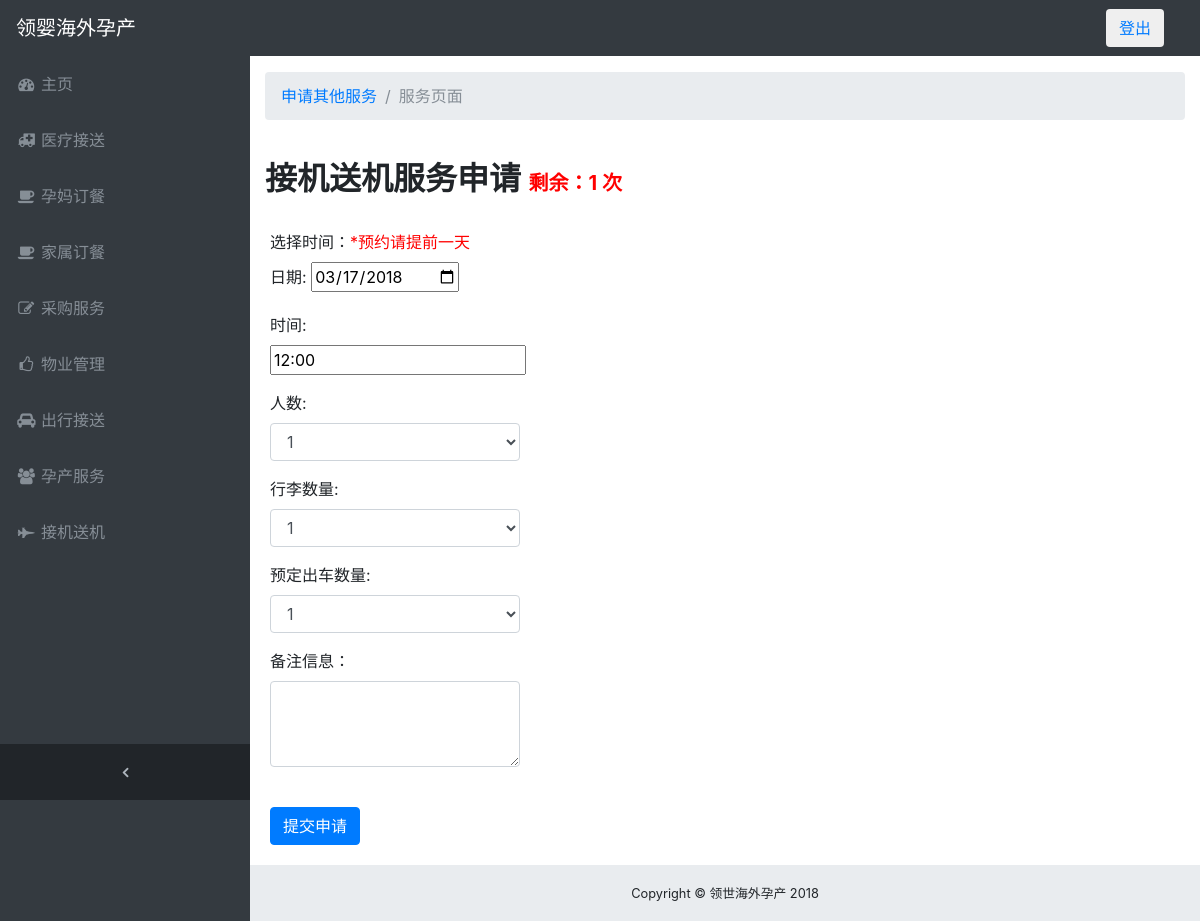
Page /flight_service.php (signed in) on the earlier database version.
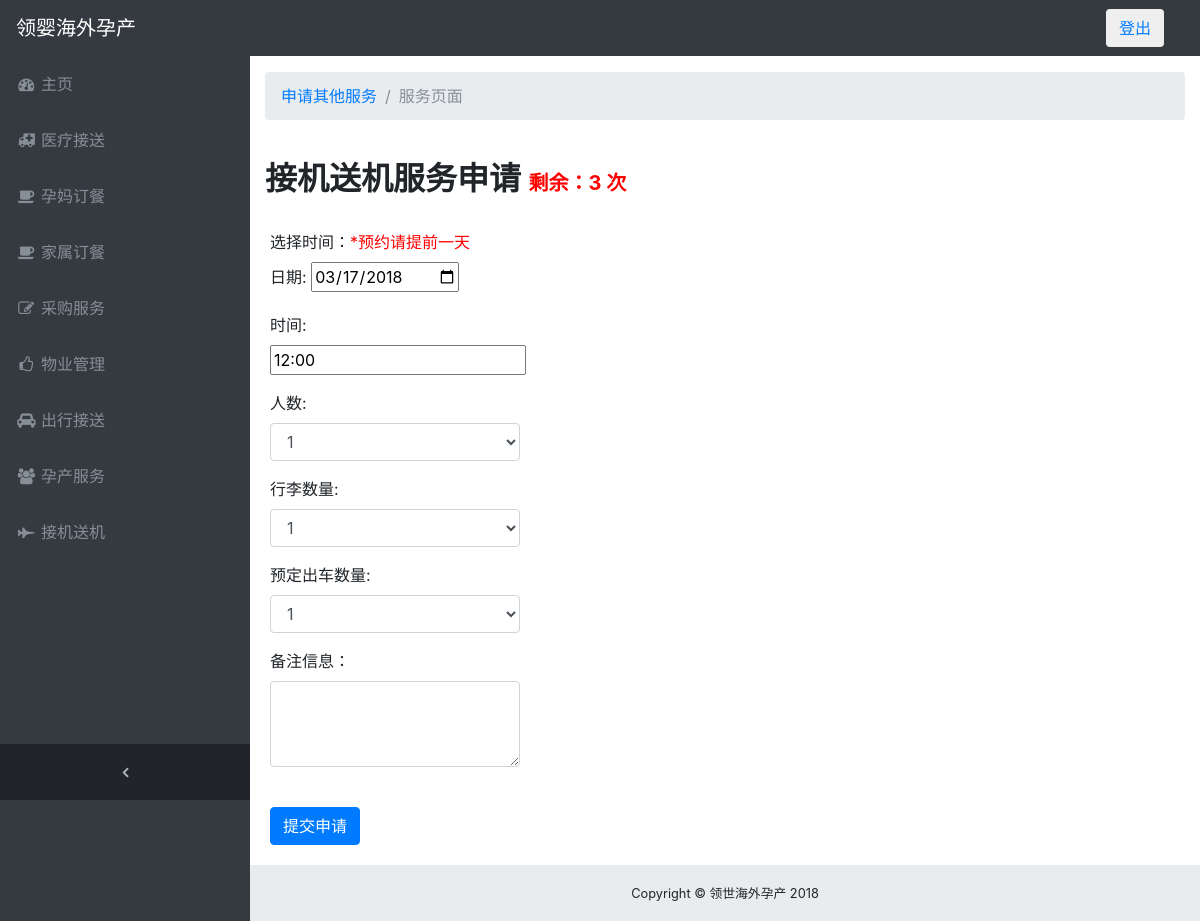
Same page on the later database version.
### tables this page shows
CREATE TABLE `users` (
  `uid` int(5) NOT NULL,
  `username` varchar(10) NOT NULL,
  `phone` bigint(50) NOT NULL,
  `email` varchar(50) NOT NULL,
  `password` varchar(100) NOT NULL,
  `weChat` varchar(50) NOT NULL,
  `timeDeliver` varchar(50) NOT NULL,
  `create_time` date NOT NULL,
  `role` varchar(10) DEFAULT NULL,
  `salt` varchar(6) NOT NULL,
  `address` varchar(100) DEFAULT NULL,
  `flight` int(5) DEFAULT '1',
  `flightTotal` int(10) DEFAULT '0',
  `special_medical` int(5) DEFAULT '0',
  `special_medicalTotal` int(10) DEFAULT '0',
  `pickup` int(5) DEFAULT NULL,
  `pickupTotal` int(20) DEFAULT NULL,
  `medicals` int(5) DEFAULT NULL,
  `medicalsTotal` int(20) DEFAULT NULL,
  `isActive` int(2) DEFAULT NULL
);

### model/check.flight.php (the view, shortened to what this page needs)
<?php if(!defined('In_System')) exit("Access Denied");
class Check_Flight{
    public function remainNum(){
        global $mysqli;
        $user_id =  $_COOKIE['uid'];
        $check_query="SELECT * FROM users WHERE salt = '$user_id'";
        $result = $mysqli->query($check_query);
        if ($result->num_rows > 0){
            $check_retrieve = $result->fetch_assoc();
            echo "<span style=\"font-size:20px;color:red;\">剩余：". $check_retrieve['flight'] . " 次</span>";
		}else{
            return null;
		}
    }
}
?>

### component/header.php (shortened to what this page needs)
<!DOCTYPE html>
<html lang="en">
<head>
    <link href="/vendor/bootstrap/css/bootstrap.min.css" rel="stylesheet">
    <link href="/vendor/font-awesome/css/font-awesome.min.css" rel="stylesheet" type="text/css">
    <link href="/vendor/datatables/dataTables.bootstrap4.css" rel="stylesheet">
    <link href="/css/sb-admin.css" rel="stylesheet">
    <link href="/css/custom.css" rel="stylesheet">
    <link href="/css/bootstrap-datetimepicker.min.css" rel="stylesheet">
</head>

### flight_service.php (shortened to what this page needs)
<?php DEFINE('Template_Call', TRUE);
    include_once "./component/header.php";
    include_once "./model/common.php";
    include_once "./model/check.flight.php";
?>
<head>
    <link type="text/css" rel="stylesheet" href="http://ajax.googleapis.com/ajax/libs/jqueryui/1.8.18/themes/ui-lightness/jquery-ui.css" />
    <link type="text/css" rel="stylesheet" href="css/wickedpicker.min.css" />
</head>
<body class="fixed-nav sticky-footer bg-dark" id="page-top">
    <?php include_once "./component/sideNav.php"; ?>
    <div class="content-wrapper">
        <div class="container">
        <ol class="breadcrumb">
            <li class="breadcrumb-item">
            <a href="panel.php">申请其他服务</a>
            </li>
            <li class="breadcrumb-item active">服务页面</li>
        </ol>
        <br/>
        <h2><b>接机送机服务申请
        <?php
            include_once "./model/common.php";
            include_once "./model/check.flight.php";
            $checked_flight = new Check_Flight;
            $checked_flight -> remainNum();
        ?>
        </b></h2>
        <br/>
        <div class="row" style="padding-left:20px;padding-right:20px;">
            <form action="./service_function.php" method="post">
                <fieldset>
                    <div class="form-group" style="width:250px;">
                        <label>选择时间：<span style="color:red;">*预约请提前一天</span></label>
                        <div class="col-xs-5 date">
                            <div class="form-group" >
                                <label>日期: </label>
                                <input type="date" name="time">
                            </div>
                        </div>
                        <div class="col-xs-5 date">
                            <div class="form-group" >
                                <label>时间: </label>
                                <input type="text" name="timepicker" class="timepicker"/>
                            </div>
                        </div>
                    </div>
                    <div class="form-group"  style="width:250px;">
                        <label>人数: </label>
                        <select class="form-control" name="num_ppl">
                            <option value=1>1</option>
                        </select>
                    </div>
                    <div class="form-group"  style="width:250px;">
                        <label>行李数量: </label>
                        <select class="form-control" name="packages">
                            <option value=1>1</option>
                        </select>
                    </div>
                    <div class="form-group"  style="width:250px;">
                        <label>预定出车数量: </label>
                        <select class="form-control" name="numCars">
                            <option value=1>1</option>
                        </select>
                    </div>
                    <div class="form-group">
                        <label for="exampleTextarea">备注信息：</label>
                        <textarea class="form-control" name="additionalNote" rows="3"></textarea>
                    </div>
                    <br/>
                    <button type="submit" class="btn btn-primary" style="margin-bottom:20px;" name="flight_service" >提交申请</button>
                    <br/>
                </fieldset>
            </form>
            <br/>
        </div>
        </div>
        <footer class="sticky-footer">
        <div class="container">
            <div class="text-center">
            <small>Copyright © 领世海外孕产 2018</small>
            </div>
        </div>
        </footer>
    </div>
</body>
</html>

### component/sideNav.php (shortened to what this page needs)
<nav class="navbar navbar-expand-lg navbar-dark bg-dark fixed-top" id="mainNav">
    <a class="navbar-brand" href="./">领婴海外孕产</a>
    <div class="collapse navbar-collapse" id="navbarResponsive">
      <ul class="navbar-nav navbar-sidenav" id="exampleAccordion">
        <li class="nav-item" data-toggle="tooltip" data-placement="right" title="Dashboard">
          <a class="nav-link" href="./">
            <i class="fa fa-fw fa-dashboard"></i>
            <span class="nav-link-text">主页</span>
          </a>
        </li>
        <li class="nav-item" data-toggle="tooltip" data-placement="right" title="Dashboard">
          <a class="nav-link" href="medical_service.php">
            <i class="fa fa-fw fa-ambulance"></i>
            <span class="nav-link-text">医疗接送</span>
          </a>
        </li>
        <li class="nav-item" data-toggle="tooltip" data-placement="right" title="Dashboard">
          <a class="nav-link" href="food_service.php">
            <i class="fa fa-fw fa-coffee"></i>
            <span class="nav-link-text">孕妈订餐</span>
          </a>
        </li>
        <li class="nav-item" data-toggle="tooltip" data-placement="right" title="Dashboard">
          <a class="nav-link" href="foodcpy_service.php">
            <i class="fa fa-fw fa-coffee"></i>
            <span class="nav-link-text">家属订餐</span>
          </a>
        </li>
        <li class="nav-item" data-toggle="tooltip" data-placement="right" title="Dashboard">
          <a class="nav-link" href="purchase_service.php">
            <i class="fa fa-fw fa-edit"></i>
            <span class="nav-link-text">采购服务</span>
          </a>
        </li>
        <li class="nav-item" data-toggle="tooltip" data-placement="right" title="Dashboard">
          <a class="nav-link" href="repair_service.php">
            <i class="fa fa-fw fa-thumbs-o-up"></i>
            <span class="nav-link-text">物业管理</span>
          </a>
        </li>
        <li class="nav-item" data-toggle="tooltip" data-placement="right" title="Dashboard">
          <a class="nav-link" href="pickup_service.php">
            <i class="fa fa-fw fa-automobile"></i>
            <span class="nav-link-text">出行接送</span>
          </a>
        </li>
        <li class="nav-item" data-toggle="tooltip" data-placement="right" title="Dashboard">
          <a class="nav-link" href="housekeeping_service.php">
            <i class="fa fa-fw fa-group"></i>
            <span class="nav-link-text">孕产服务</span>
          </a>
        </li>
        <li class="nav-item" data-toggle="tooltip" data-placement="right" title="Dashboard">
          <a class="nav-link" href="flight_service.php">
            <i class="fa fa-fw fa-fighter-jet"></i>
            <span class="nav-link-text">接机送机</span>
          </a>
        </li>
      </ul>
      <ul class="navbar-nav sidenav-toggler">
        <li class="nav-item">
          <a class="nav-link text-center" id="sidenavToggler">
            <i class="fa fa-fw fa-angle-left"></i>
          </a>
        </li>
      </ul>
      <ul class="navbar-nav ml-auto">
        <li class="nav-item">
        <form action="./form_function.php" method="post">
            <button class="btn" style="color:#007bff;cursor: pointer; margin-right:20px;" type="submit" name="logout">登出</button>
        </form>
        </li>
      </ul>
    </div>
</nav>

### css/sb-admin.css (style rules this page uses)
html { position: relative; min-height: 100%; }
body { overflow-x: hidden; }
body.sticky-footer { margin-bottom: 56px; }
body.sticky-footer .content-wrapper { min-height: calc(100vh - 56px - 56px); }
body.fixed-nav { padding-top: 56px; }
.content-wrapper { min-height: calc(100vh - 56px); padding-top: 1rem; }
#mainNav .navbar-collapse { overflow: auto; max-height: 75vh; }
#mainNav .navbar-collapse .navbar-nav .nav-item .nav-link { cursor: pointer; }
#mainNav .navbar-collapse .sidenav-toggler { display: none; }
@media (min-width: 992px) { #mainNav .navbar-brand { width: 250px; } }
@media (min-width: 992px) { #mainNav .navbar-collapse { overflow: visible; max-height: none; } }
@media (min-width: 992px) { #mainNav .navbar-collapse .navbar-sidenav { position: absolute; top: 0; left: 0; overflow-x: hidden; overflow-y: auto; -webkit-flex-direction: column; -ms-flex-direction: column; flex-direction: column; margin-top: 56px; } }
@media (min-width: 992px) { #mainNav .navbar-collapse .navbar-sidenav > .nav-item { width: 250px; padding: 0; } }
@media (min-width: 992px) { #mainNav .navbar-collapse .navbar-sidenav > .nav-item > .nav-link { padding: 1em; } }
#mainNav.fixed-top .sidenav-toggler { display: none; }
@media (min-width: 992px) { #mainNav.fixed-top .navbar-sidenav { height: calc(100vh - 112px); } }
@media (min-width: 992px) { #mainNav.fixed-top .sidenav-toggler { position: absolute; top: 0; left: 0; display: flex; overflow-x: hidden; overflow-y: auto; -webkit-flex-direction: column; -ms-flex-direction: column; flex-direction: column; margin-top: calc(100vh - 56px); } }
@media (min-width: 992px) { #mainNav.fixed-top .sidenav-toggler > .nav-item { width: 250px; padding: 0; } }
@media (min-width: 992px) { #mainNav.fixed-top .sidenav-toggler > .nav-item > .nav-link { padding: 1em; } }
#mainNav.fixed-top.navbar-dark .sidenav-toggler { background-color: #212529; }
#mainNav.fixed-top.navbar-dark .sidenav-toggler a i { color: #adb5bd; }
.content-wrapper { overflow-x: hidden; background: white; }
@media (min-width: 992px) { .content-wrapper { margin-left: 250px; } }
#sidenavToggler i { font-weight: 800; }
#mainNav.navbar-dark .navbar-collapse .navbar-sidenav > .nav-item > .nav-link { color: #868e96; }
@media (min-width: 992px) { #mainNav.navbar-dark .navbar-collapse .navbar-sidenav { background: #343a40; } }
footer.sticky-footer { position: absolute; right: 0; bottom: 0; width: 100%; height: 56px; background-color: #e9ecef; line-height: 55px; }
@media (min-width: 992px) { footer.sticky-footer { width: calc(100% - 250px); } }

Differences in the rows shown:
changed users: flight "1" → "3"
